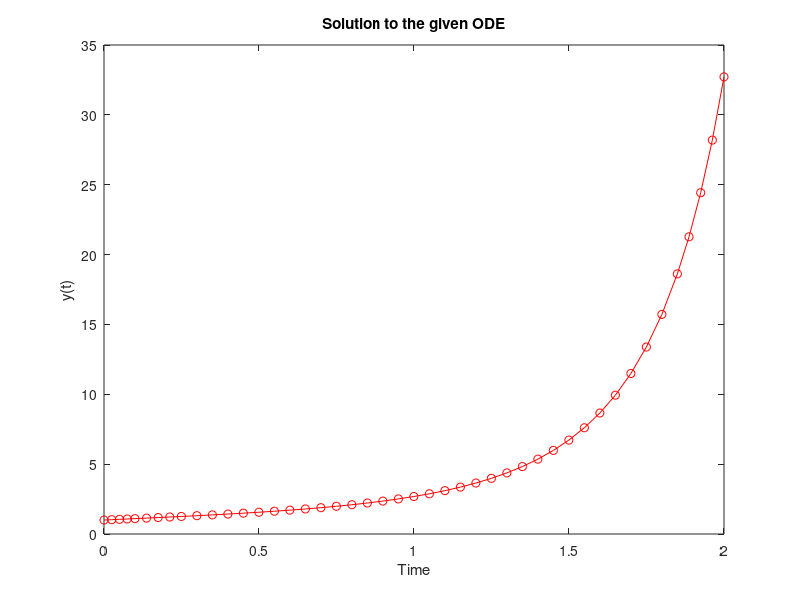

The MATLAB source for this figure:
% define the system
% y' = t^2 * y = 0 with y(0) = 1 for 0 <= t <= 2
dydt = @(t, y) t^2 * y + 1;

y0 = 1; % define initial condition
tspan = [0 2]; % time span

% solving the system using ode45
[t y] = ode45(dydt, tspan, y0)

% plot the solution
plot(t, y, 'r-o')
xlabel('Time')
ylabel('y(t)')
title('Solution to the given ODE')